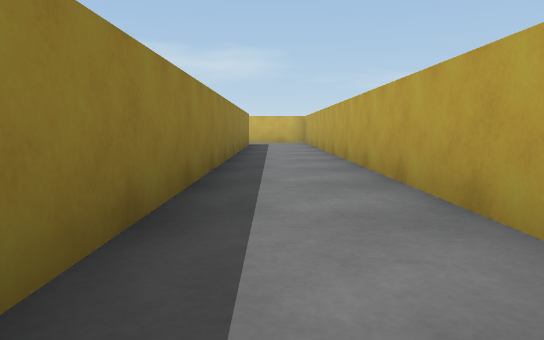
View 1 (above)

24 first-person views from a walk through a 3-D level made in the Unity game engine. The camera is 0.51 m above the floor, tilts 6° down and sees 70° across. The floor is counted in squares, 1 m on a side. Each view is taken from the middle of a square. On the plan, view 1 faces up. The plan holds only what a view shows up to about 9 squares ahead; the rest is blank. The player is left out.

View 2
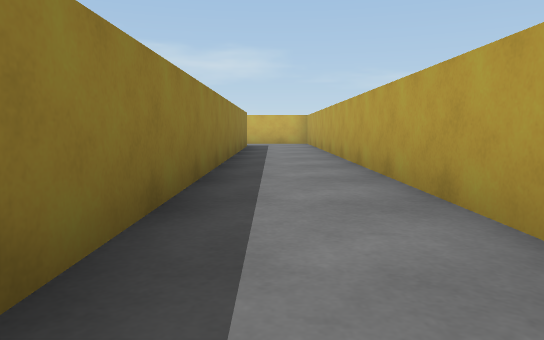

View 3
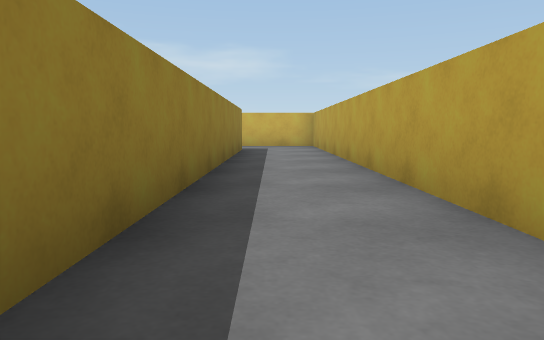

View 4
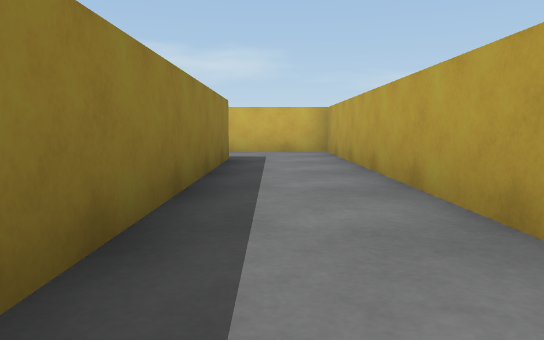

View 5
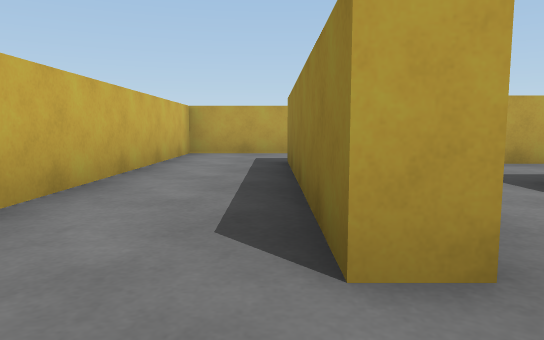

View 6
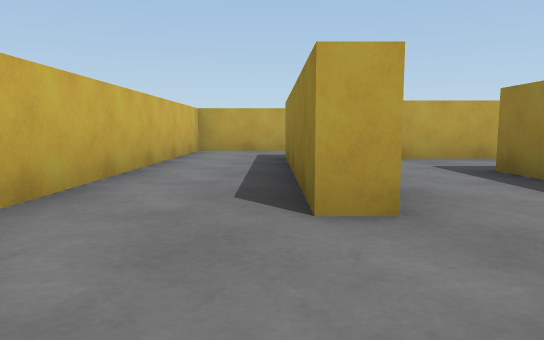

View 7
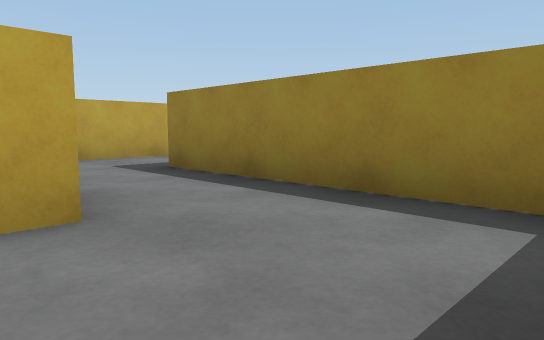

View 8
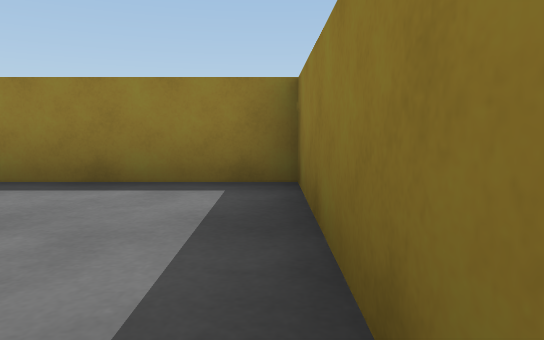

View 9
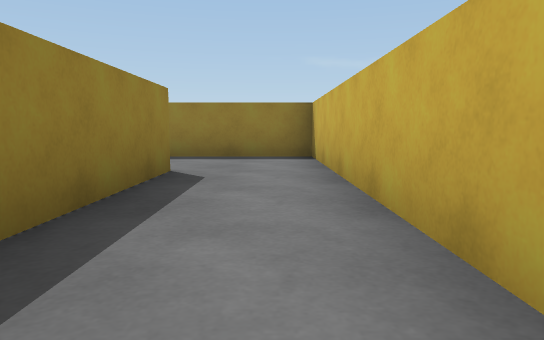

View 10
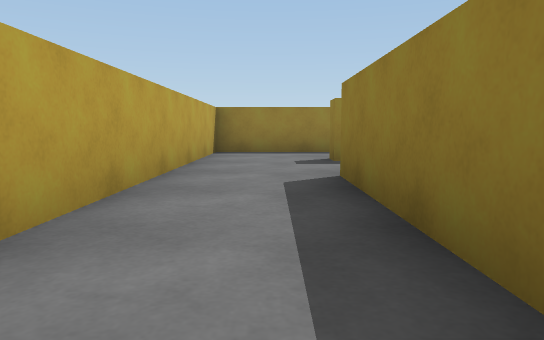

View 11
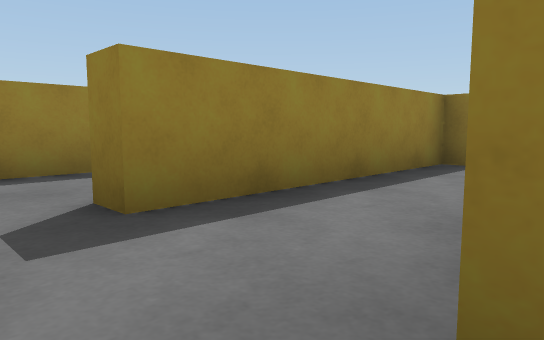

View 12
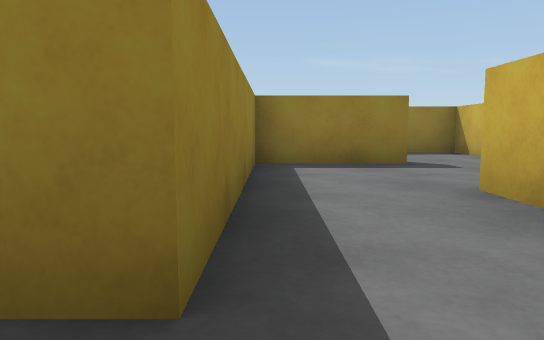

View 13
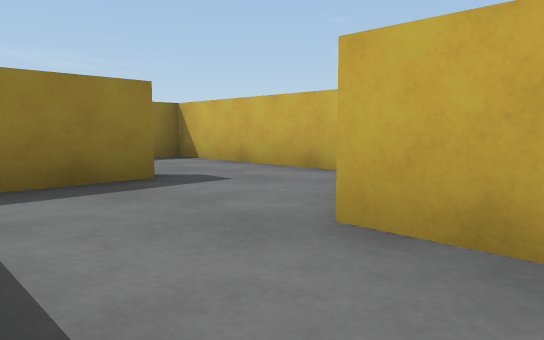

View 14
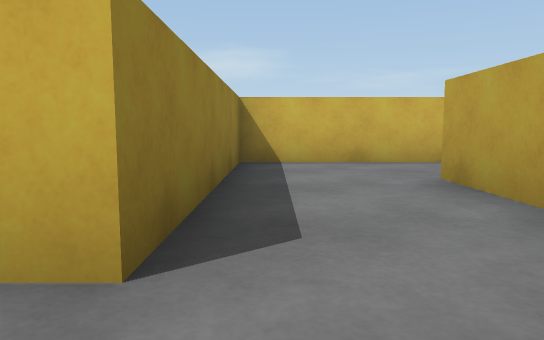

View 15
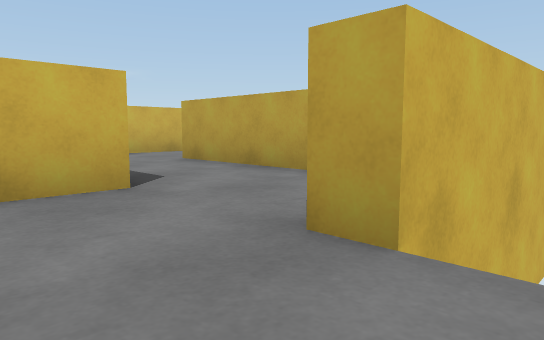

View 16
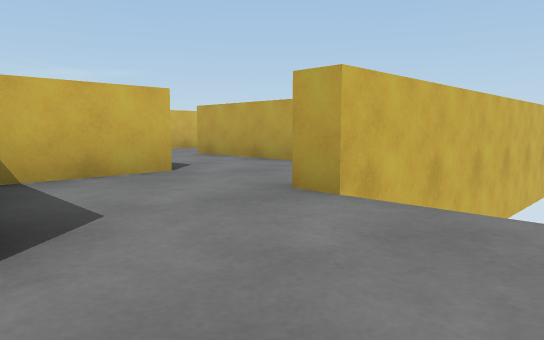

View 17
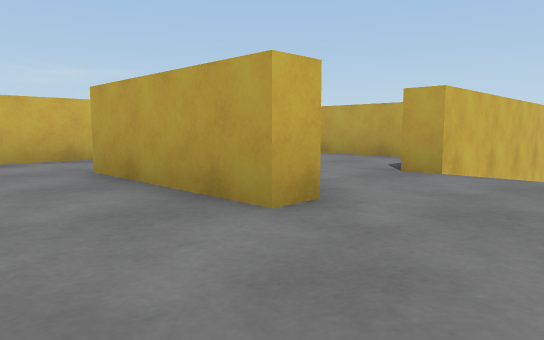

View 18
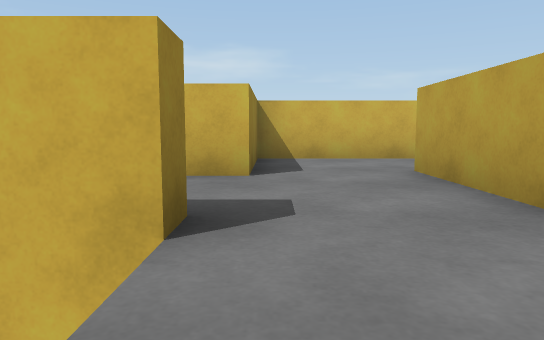

View 19
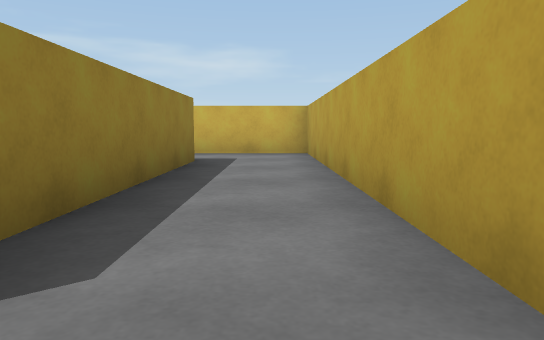

View 20
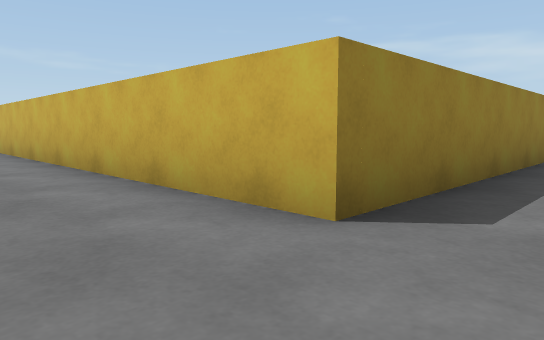

View 21
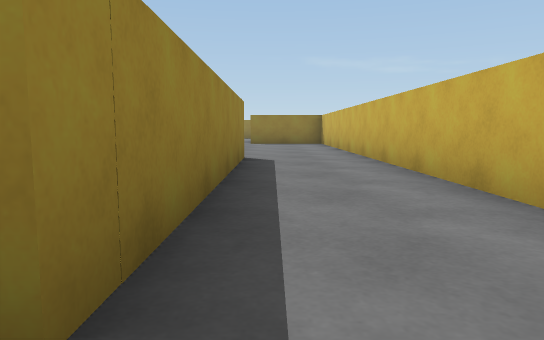

View 22
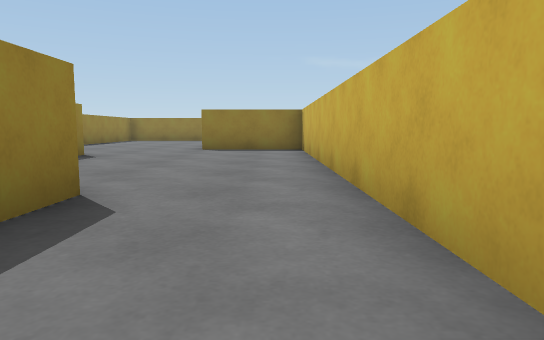

View 23
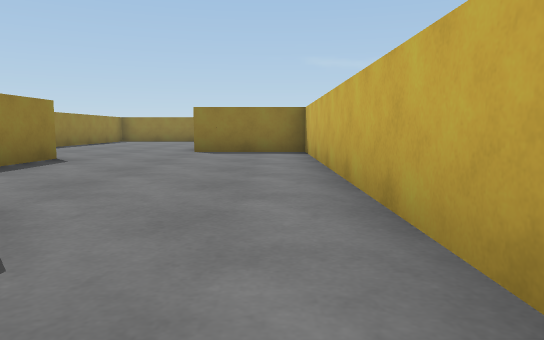

View 24
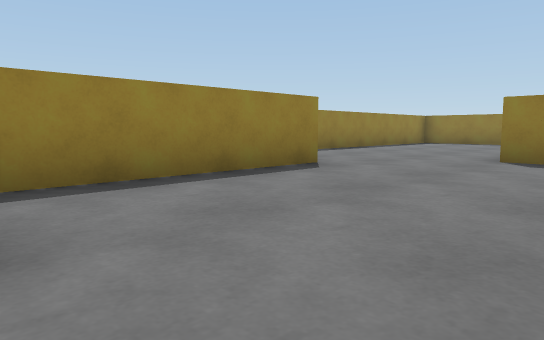

### Floor plan
Points are (right, up) in squares from view 1. A wall is a line through its corners. A room is listed if a view was taken in it or the views show most of it. See-through windows are left out.
Room 1 (views 1, 2, 3, 4, 5, 6, 7, 8, 9, 10, 11)
walls: (-5.8, 12.1) (-5.8, 12.8) (-0.7, 12.8) (-0.7, -0.2); (1.3, -0.5) (1.3, 14.7) (-8.3, 14.7) (-8.3, 10.2) (-3.2, 10.2)
ways out: opening at (0, 0) to room 2; opening at (-4.5, 11) to room 6
Room 2 (view 12)
walls: (-1, -2.2) (-1, -2.8); (1.3, -3.5) (1.3, -0.5)
ways out: opening at (0, 0) to room 1; opening at (-2.5, -1.5) to room 3; opening at (-0.5, -3)
Room 3 (view 13)
walls: (-2.2, -0.2) (-3.2, -0.2); (-5.7, 0) (-5.7, -2.2) (-1, -2.2)
ways out: opening at (-2.5, -1.5) to room 2; opening at (-6, 0.5) to room 4
Room 4 (view 14)
walls: (-6.2, -3.8) (-6.2, 0); (-8.5, -5.3) (-8.5, -4.8); (-4.8, 2) (-8.5, 2) (-8.5, -2.8) (-10.4, -2.8)
ways out: opening at (-6, 0.5) to room 3; opening at (-9.5, -5) to room 5
Room 5 (views 15, 16, 17, 18)
walls: (-10.6, -5.3) (-11.2, -5.3)
ways out: opening at (-9.5, -5) to room 4; opening at (-12.5, -5)
Room 6 (views 19, 20, 21, 22, 23, 24)
walls: (-9, 2.5) (-2.8, 2.5); (-1.2, 5) (-1.2, 12.2) (-3.8, 12.2); (-13.9, 0.3) (-9.6, 0.3); (-3.2, 10.2) (-3.2, 4.8) (-15.8, 4.8) (-15.8, 2.2)
ways out: opening at (-4.5, 11) to room 1; opening at (-15, 1)
Room 7 (no view inside)
walls: (-11.2, -3.4) (-11.2, -2.2); (-10.5, -0.2) (-13.2, -0.2) (-13.2, -2.8)
ways out: opening at (-12.5, -3)

Positions as (right, up) in squares from view 1, and headings:
1: (0, 0), facing up
2: (0, 1), facing up
3: (0, 3), facing up
4: (0, 6), facing up
5: (-7, 13), facing right
6: (-8, 13), facing right
7: (-8, 13), facing down-right
8: (-8, 14), facing down
9: (-1, 14), facing left
10: (0, 4), facing down
11: (0, 0), facing down-left
12: (0, -2), facing left
13: (-2, -2), facing up-left
14: (-8, -4), facing up
15: (-10, -6), facing up-right
16: (-11, -7), facing up-right
17: (-13, -7), facing up-right
18: (-13, -7), facing up
19: (-2, 4), facing up
20: (-2, 3), facing up-left
21: (-2, 3), facing left
22: (-6, 4), facing left
23: (-7, 4), facing left
24: (-9, 4), facing down-left
